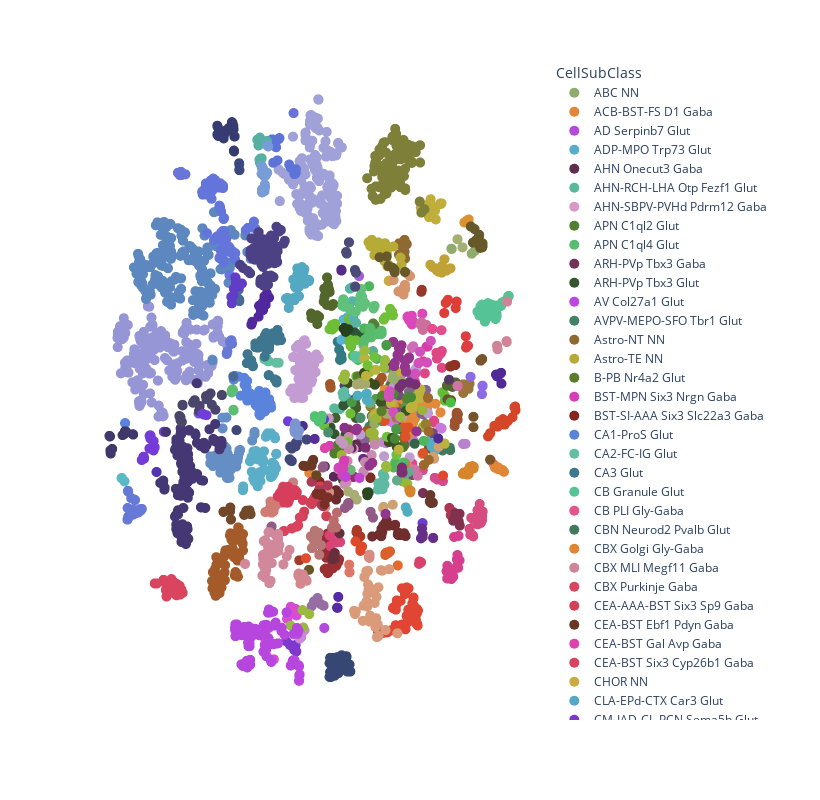

This figure's notebook cell:
### Code cell
fig = px.scatter(plot_data.sort_values('CellSubClass'), 
                 x='l1_tsne_0', 
                 y='l1_tsne_1', 
                 color='CellSubClass', 
                 hover_data=['gene_mch:ENSMUSG00000070880', 'CellSubClass'],
                 color_discrete_map=p
                )
fig.layout.width = 820
fig.layout.height = 800

fig.update_layout(
    xaxis_title='',
    yaxis_title='',
    xaxis=dict(showgrid=False, zeroline=False, showticklabels=False),
    yaxis=dict(showgrid=False, zeroline=False, showticklabels=False),
    plot_bgcolor='white',
    paper_bgcolor='white',
    legend=dict(itemwidth=30)
)

fig.update_traces(marker=dict(size=10))
fig.update_traces(hovertemplate='Gad1 mCH = %{customdata[0]}<br>Cell SubClass = %{customdata[1]}<extra></extra>')

fig.show()
